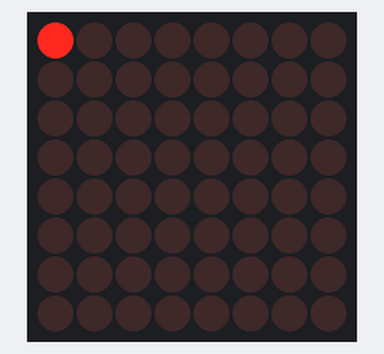
A sketch run on a simulated Arduino Uno, built with avr-gcc and run on an emulated ATmega328P. On the bench: 8×8 LED matrix.

Above: at 0.2 s.
At 5.6 s:
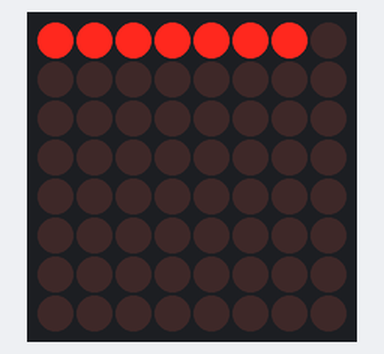
At 10.21 s:
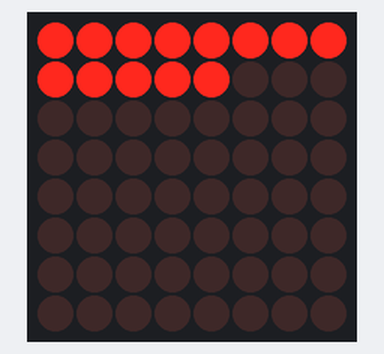
At 20.03 s:
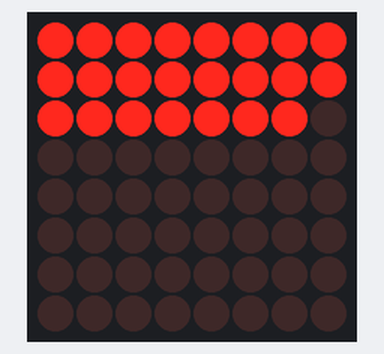
At 29.44 s:
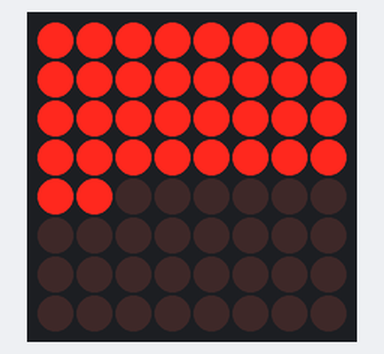
At 39.06 s:
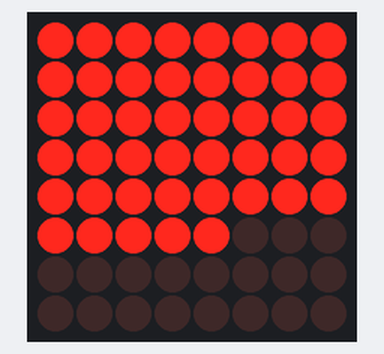

The sketch:

using_LedControl.ino
```cpp
#include <LedControl.h>

/**
 * Playing with LED matrix using LedControl library.
 * 2017-03-07
 *
 * author: William Madruga
 */
LedControl lc=LedControl(12,11,10,1);
unsigned long delaytime=100;

void setup() {

  lc.shutdown(0,false);
  lc.setIntensity(0,8);
  lc.clearDisplay(0);

}

void loop() {

  for(int row=0;row<8;row++) {
    for(int col=0;col<8;col++) {
      delay(delaytime);
      lc.setLed(0,row,col,true);
      delay(delaytime);
      for(int i=0;i<col;i++) {
        lc.setLed(0,row,col,false);
        delay(delaytime);
        lc.setLed(0,row,col,true);
        delay(delaytime);
      }
    }
  }
  delay(delaytime);
  lc.clearDisplay(0);

}
```
